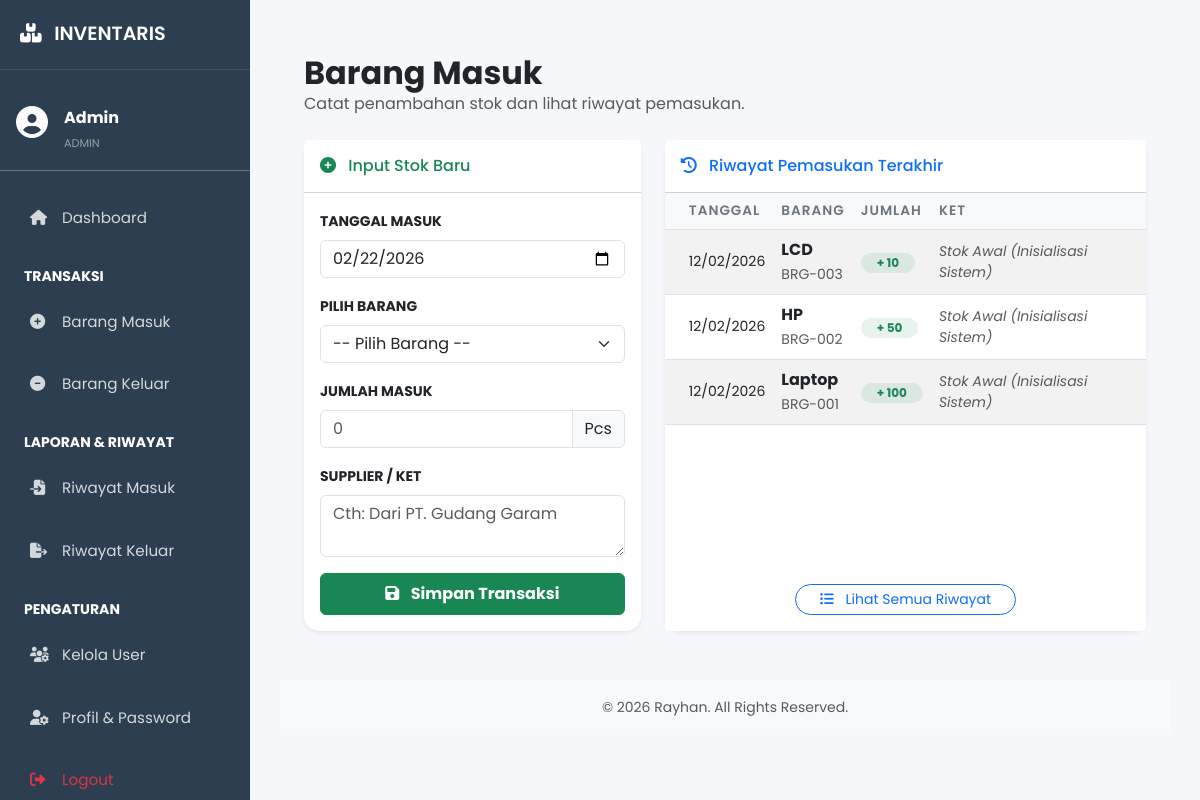
The page /pages/barang_masuk.php (signed in) on the database its author committed.
### tables this page shows
CREATE TABLE `barang_masuk` (
  `id` int(11) NOT NULL,
  `barang_id` int(11) DEFAULT NULL,
  `jumlah` int(11) DEFAULT NULL,
  `tanggal` date DEFAULT NULL,
  `keterangan` text DEFAULT NULL
);

CREATE TABLE `barang` (
  `id` int(11) NOT NULL,
  `kode_barang` varchar(20) DEFAULT NULL,
  `nama_barang` varchar(100) DEFAULT NULL,
  `stok` int(11) DEFAULT 0,
  `satuan` varchar(20) DEFAULT NULL,
  `created_at` timestamp NOT NULL DEFAULT current_timestamp()
);

### config/database.php (called while the page is built, shortened)
<?php
$base_url = "http://localhost/sistem_inventaris/"
?>

### pages/barang_masuk.php (the view, shortened to what this page needs)
<?php
include '../config/database.php';
include '../layout/header.php';
include '../layout/sidebar.php';
?>
<div class="container-fluid px-4">
    <div class="d-flex justify-content-between align-items-center mt-4 mb-4">
        <div>
            <h2 class="fw-bold mb-0 text-dark">Barang Masuk</h2>
            <p class="text-muted mb-0">Catat penambahan stok dan lihat riwayat pemasukan.</p>
        </div>
    </div>
    <div class="row">
        <div class="col-md-5 mb-4">
            <div class="card border-0 shadow-sm h-100">
                <div class="card-header bg-white py-3">
                    <h6 class="m-0 font-weight-bold text-success"><i class="fas fa-plus-circle me-2"></i> Input Stok Baru</h6>
                </div>
                <div class="card-body">
                    <form action="proses_masuk.php" method="POST">
                        <div class="mb-3">
                            <label class="form-label small fw-bold text-uppercase">Tanggal Masuk</label>
                            <input type="date" name="tanggal" class="form-control" value="<?= date('Y-m-d'); ?>" required>
                        </div>
                        <div class="mb-3">
                            <label class="form-label small fw-bold text-uppercase">Pilih Barang</label>
                            <select name="barang_id" class="form-select" required>
                                <option value="">-- Pilih Barang --</option>
                            </select>
                        </div>
                        <div class="mb-3">
                            <label class="form-label small fw-bold text-uppercase">Jumlah Masuk</label>
                            <div class="input-group">
                                <input type="number" name="jumlah" class="form-control" min="1" required placeholder="0">
                                <span class="input-group-text">Pcs</span>
                            </div>
                        </div>
                        <div class="mb-3">
                            <label class="form-label small fw-bold text-uppercase">Supplier / Ket</label>
                            <textarea name="keterangan" class="form-control" rows="2" placeholder="Cth: Dari PT. Gudang Garam" required></textarea>
                        </div>
                        <button type="submit" class="btn btn-success w-100 py-2 fw-bold">
                            <i class="fas fa-save me-2"></i> Simpan Transaksi
                        </button>
                    </form>
                </div>
            </div>
        </div>
        <div class="col-md-7 mb-4">
            <div class="card border-0 shadow-sm h-100">
                <div class="card-header bg-white py-3 d-flex justify-content-between align-items-center">
                    <h6 class="m-0 font-weight-bold text-primary"><i class="fas fa-history me-2"></i> Riwayat Pemasukan Terakhir</h6>
                </div>
                <div class="card-body p-0">
                    <div class="table-responsive">
                        <table class="table table-striped table-hover mb-0 align-middle">
                            <thead class="bg-light">
                                <tr>
                                    <th class="ps-4">Tanggal</th>
                                    <th>Barang</th>
                                    <th>Jumlah</th>
                                    <th>Ket</th>
                                </tr>
                            </thead>
                            <tbody>
                                <?php
                                $query_history = "SELECT barang_masuk.*, barang.nama_barang, barang.kode_barang
                                                  FROM barang_masuk
                                                  JOIN barang ON barang_masuk.barang_id = barang.id
                                                  ORDER BY barang_masuk.id DESC LIMIT 10";
                                $history = mysqli_query($conn, $query_history);
                                if(mysqli_num_rows($history) == 0):
                                    echo "<tr><td colspan='4' class='text-center py-4 text-muted'>Belum ada transaksi masuk.</td></tr>";
                                else:
                                    while($h = mysqli_fetch_array($history)):
                                ?>
                                <tr>
                                    <td class="ps-4 small"><?= date('d/m/Y', strtotime($h['tanggal'])); ?></td>
                                    <td>
                                        <span class="fw-bold text-dark"><?= $h['nama_barang']; ?></span><br>
                                        <small class="text-muted"><?= $h['kode_barang']; ?></small>
                                    </td>
                                    <td>
                                        <span class="badge bg-success bg-opacity-10 text-success rounded-pill px-3">
                                            + <?= $h['jumlah']; ?>
                                        </span>
                                    </td>
                                    <td class="small text-muted fst-italic"><?= $h['keterangan']; ?></td>
                                </tr>
                                <?php
                                    endwhile;
                                endif;
                                ?>
                            </tbody>
                        </table>
                    </div>
                </div>
                <div class="card-footer bg-white border-top-0 text-center py-3">
                    <a href="riwayat_masuk.php" class="btn btn-outline-primary btn-sm rounded-pill px-4">
                        <i class="fas fa-list-ul me-2"></i> Lihat Semua Riwayat
                    </a>
                </div>
            </div>
        </div>
    </div>
</div>
<?php include '../layout/footer.php'; ?>

### layout/header.php (shortened to what this page needs)
<?php
if(file_exists('config/database.php')){
    include 'config/database.php';
} elseif(file_exists('../config/database.php')){
    include '../config/database.php';
}
?>
<!DOCTYPE html>
<html lang="id">
<head>
    <link href="https://cdn.jsdelivr.net/npm/bootstrap@5.3.0/dist/css/bootstrap.min.css" rel="stylesheet">
    <link rel="stylesheet" href="https://cdnjs.cloudflare.com/ajax/libs/font-awesome/6.4.0/css/all.min.css">
    <link rel="stylesheet" href="<?= $base_url; ?>assets/css/style.css">
</head>
<body>
<div class="d-flex">

### layout/sidebar.php
<nav class="sidebar">
    <div class="brand">
        <i class="fas fa-boxes me-2"></i> INVENTARIS
    </div>
    <div class="nav flex-column">
        <div class="user-panel mt-3 pb-3 mb-3 d-flex px-3 border-bottom border-secondary">
            <div class="image text-white">
                <i class="fas fa-user-circle fa-2x"></i>
            </div>
            <div class="info ms-3">
                <a href="<?= $base_url ?>pages/profile.php" class="d-block text-white text-decoration-none fw-bold">
                    <?= isset($_SESSION['nama']) ? $_SESSION['nama'] : 'User'; ?>
                </a>
                <small class="text-white-50 text-uppercase" style="font-size: 0.7rem;">
                    <?= isset($_SESSION['role']) ? $_SESSION['role'] : 'Admin'; ?>
                </small>
            </div>
        </div>
        <a href="<?= $base_url ?>index.php" class="nav-link">
            <i class="fas fa-home me-2" style="width: 20px;"></i> Dashboard
        </a>
        <div class="text-uppercase text-white small fw-bold px-4 mt-3 mb-1">Transaksi</div>
        <a href="<?= $base_url ?>pages/barang_masuk.php" class="nav-link">
            <i class="fas fa-plus-circle me-2" style="width: 20px;"></i> Barang Masuk
        </a>
        <a href="<?= $base_url ?>pages/barang_keluar.php" class="nav-link">
            <i class="fas fa-minus-circle me-2" style="width: 20px;"></i> Barang Keluar
        </a>
        <div class="text-uppercase text-white small fw-bold px-4 mt-3 mb-1">Laporan & Riwayat</div>
        <a href="<?= $base_url ?>pages/riwayat_masuk.php" class="nav-link">
            <i class="fas fa-file-import me-2" style="width: 20px;"></i> Riwayat Masuk
        </a>
        <a href="<?= $base_url ?>pages/riwayat_keluar.php" class="nav-link">
            <i class="fas fa-file-export me-2" style="width: 20px;"></i> Riwayat Keluar
        </a>
        <div class="text-uppercase text-white small fw-bold px-4 mt-3 mb-1">Pengaturan</div>
        <?php if(isset($_SESSION['role']) && $_SESSION['role'] == 'admin'): ?>
            <a href="<?= $base_url ?>pages/users.php" class="nav-link">
                <i class="fas fa-users-cog me-2" style="width: 20px;"></i> Kelola User
            </a>
        <?php endif; ?>
        <a href="<?= $base_url ?>pages/profile.php" class="nav-link">
            <i class="fas fa-user-cog me-2" style="width: 20px;"></i> Profil & Password
        </a>
        <a href="<?= $base_url ?>logout.php" class="nav-link text-danger"> <i class="fas fa-sign-out-alt me-2" style="width: 20px;"></i> Logout
        </a>
    </div>
</nav>
<div class="main-content w-100">

### layout/footer.php
<footer class="bg-light text-center text-muted py-3 mt-4">
  <div class="container-fluid">
    <small>
      © <?php echo date("Y"); ?> Rayhan. All Rights Reserved.
    </small>
  </div>
</footer>
</div> </div> <script src="https://cdn.jsdelivr.net/npm/bootstrap@5.3.0/dist/js/bootstrap.bundle.min.js"></script>
</body>
</html>

### assets/css/style.css (style rules this page uses)
body { font-family: "Poppins", sans-serif; background-color: #f5f7fa; overflow-x: hidden; }
.sidebar { height: 100vh; width: 250px; background: #2c3e50; color: white; position: fixed; top: 0; left: 0; z-index: 1000; transition: all 0.3s; overflow-y: auto; }
.sidebar .nav-link { color: rgba(255, 255, 255, 0.8); padding: 15px 20px; margin: 5px 10px; border-radius: 8px; }
.sidebar .brand { padding: 20px; font-size: 1.2rem; font-weight: 600; border-bottom: 1px solid rgba(255, 255, 255, 0.1); margin-bottom: 20px; }
.main-content { margin-left: 250px; padding: 30px; transition: all 0.3s; }
.sidebar .nav-link { color: rgba(255, 255, 255, 0.8); padding: 15px 20px; font-size: 0.95rem; border-radius: 8px; margin: 5px 10px; transition: all 0.3s; }
.main-content { margin-left: 250px; padding: 30px; }
.card { border: none; border-radius: 15px; box-shadow: 0 5px 15px rgba(0, 0, 0, 0.05); transition: transform 0.3s; }
.table thead th { background-color: #f8f9fa; border-top: none; color: #6c757d; font-weight: 600; font-size: 0.85rem; text-transform: uppercase; letter-spacing: 1px; }

### rows shown on the page
barang_masuk: tanggal "12/02/2026", barang.nama_barang "LCD", barang.kode_barang "BRG-003", jumlah "10", keterangan "Stok Awal (Inisialisasi Sistem)"
barang_masuk: tanggal "12/02/2026", barang.nama_barang "HP", barang.kode_barang "BRG-002", jumlah "50", keterangan "Stok Awal (Inisialisasi Sistem)"
barang_masuk: tanggal "12/02/2026", barang.nama_barang "Laptop", barang.kode_barang "BRG-001", jumlah "100", keterangan "Stok Awal (Inisialisasi Sistem)"

### other values the page prints
$_SESSION['nama'] "Admin"
$_SESSION['role'] "ADMIN"
